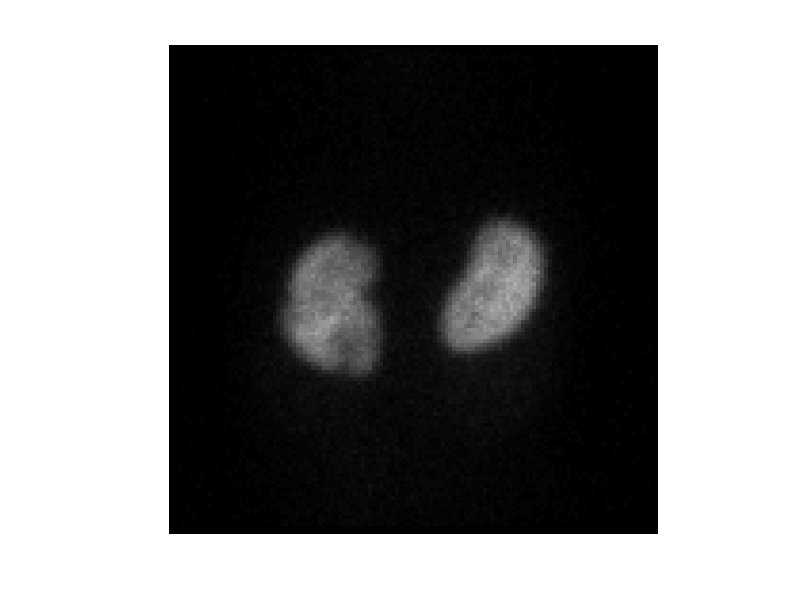

Source code (MATLAB): (Note: this script raises an error after producing the figure.)
load('../Assignment 3/data hand in 3 2020/dmsa_images.mat')
load('../Assignment 3/data hand in 3 2020/man_seg.mat')
load('../Assignment 3/data hand in 3 2020/models.mat')

%% Normalize and binarize images
dmsa_images = dmsa_images./max(max(max(dmsa_images)));
im = dmsa_images(:,:,end);
imshow(im);
im = imbinarize(((im(:,:,end))), 0.2);
figure;
imshow(im);
%% Find boundaries and landmarks for last five images
for i = 1:5
    im = imbinarize(((dmsa_images(:,:,20+i))), 0.14);
    [B,L] = bwboundaries(im,'noholes');
    
    boundary = B{2};
    boundary = [boundary(:,2), boundary(:,1)]; %Why do we have to flip x and y...?
    
    boundary = boundary(1:end-1,:);
    [~, min_idx] = min(boundary(:,2));
    % Make lowest point of the boundary first in the list
    boundary = circshift(boundary, length(boundary) - min_idx);
    
    [x, y] = resampleLandmarks(boundary(:,1), boundary(:,2));
    
    shapes{i} = [x'; y'];
    boundaries{i} = boundary';
end


%% Find shape model for last five images

nb_eigvals = 5;
for shape_idx = 1:length(shapes)
    [R, t, s] = find_similarity_transform(X, aligned_mean_shape);
    true_shapes{shape_idx} = apply_transform(R,t,s, X);
    
    % Plot how the shape moves towards correct shape (part 1)
    %figure
    %hold on
    %plot(aligned_mean_shape(1,:), aligned_mean_shape(2,:))
    %plot(true_shapes{i}(1,:), true_shapes{i}(2,:))
    %
     
    % Initialize X as 14 equidistant landmarks from real boundary
    X = shapes{shape_idx};
    for iter = 1:500
        % Transform landmarks to mean
        [R, t, s] = find_similarity_transform(X, aligned_mean_shape);
        X = apply_transform(R, t, s, X);
        
        %Plot how the shape moves towards correct shape (part 2)
        %plot(X(1,:), X(2,:))
        %pause(0.3)
        %
        
        % Calculate b
        b{shape_idx} = P(:, 1:nb_eigvals)'*([X(1,:), X(2,:)]' - [aligned_mean_shape(1,:), aligned_mean_shape(2,:)]');
        % Limit b to +-3sqrt(eigval) for stability
        b{shape_idx} = min(b{shape_idx}, 3*sqrt(evals(1:nb_eigvals)));
        b{shape_idx} = max(b{shape_idx}, -3*sqrt(evals(1:nb_eigvals)));
        
        % Find new landmarks in the shape-space
        X = [aligned_mean_shape(1,:), aligned_mean_shape(2,:)]' + P(:, 1:nb_eigvals)*b{shape_idx};
        X = [X(1:14), X(15:end)]';
        
        % Transform new landmarks back to image space
        X = apply_inverse_transform(R,t,s,X);
        
        % Find closest point on original contour to the new landmarks and
        % use these as new landmarks
        X = orthogonal_proj_on_contour(X, boundaries{shape_idx});
    end
end

%% Plot results
for i = 1:5
    figure
    %imagesc(dmsa_images(:,:,i+20))
    new = [aligned_mean_shape(1,:), aligned_mean_shape(2,:)]' + P(:, 1:nb_eigvals)*b{i};
    plot(new(1:14), new(15:end))
    hold on
    plot(aligned_mean_shape(1,:), aligned_mean_shape(2,:))
    plot(true_shapes{i}(1,:), true_shapes{i}(2,:))
    hold off
    legend('Fitted' ,'Mean' , 'True')
end

%%

function X = apply_transform(R, t, s, X)
     sRX = s*R*X;
     X = [sRX(1,:) + t(1); sRX(2,:)  + t(2)];
end


function X = apply_inverse_transform(R, t, s, X)
    X = R'*(X-t)/s;
end


function [X] = orthogonal_proj_on_contour(X, boundary)
    for i = 1:length(X)
        p = X(:,i);
        min_dist = 1e9;
        for point = 1:length(boundary)
            dist = norm(p - boundary(:,point));
            if dist<min_dist
                min_dist = dist;
                closest_point = boundary(:,point);
            end
        end
        X(:,i) = closest_point;
    end
end


function [new_xs, new_ys] = resampleLandmarks(xs, ys)
% Extract x- and y-coordinates
pathXY = [xs ys; xs(1) ys(1)];
stepLengths = sqrt(sum(diff(pathXY,[],1).^2,2));
stepLengths = [0; stepLengths]; % add the starting point
cumulativeLen = cumsum(stepLengths);
finalStepLocs = linspace(0,cumulativeLen(end), 15);
finalPathXY = interp1(cumulativeLen, pathXY, finalStepLocs, 'linear');
finalPathXY = finalPathXY(1:14,:);

new_xs = finalPathXY(:,1);
new_ys = finalPathXY(:,2);
end


function [R, t, s] = find_similarity_transform(x, y)
    % Algorithm to find the Similarity transformation from x to y
    avg_x = mean(x,2);
    avg_y = mean(y,2);
    x_tilde = x - avg_x;
    y_tilde = y - avg_y;
    [U, ~, V] = svd(y_tilde*x_tilde');
    R = U*diag([1 det(U*V')])*V';
    s = sum(diag(y_tilde'*R*x_tilde))/sum(vecnorm(x_tilde).^2);
    t = avg_y - s*R*avg_x;
end
